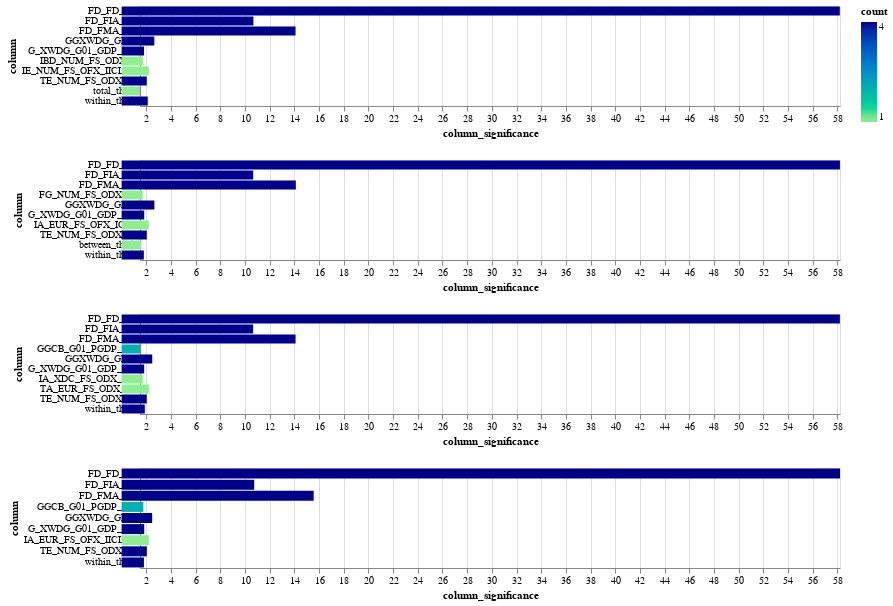

This figure's notebook cell:
### Code cell
alt.vconcat(chart_iterations_dict[1], chart_iterations_dict[2], chart_iterations_dict[3]
            , chart_iterations_dict[4])#.show()

### Figure 1 — Vega-Lite specification as saved in the notebook (floating-point values rounded to 4 significant figures)
{"config": {"view": {"continuousWidth": 400, "continuousHeight": 300}}, "vconcat": [{"data": {"name": "data-291bc43d6c6ec53d1ccf0237c7ca90e9"}, "mark": "bar", "encoding": {"color": {"field": "count", "scale": {"range": ["lightgreen", "darkblue"]}, "type": "quantitative"}, "tooltip": {"field": "column_descr", "type": "ordinal"}, "x": {"field": "column_significance", "scale": {"domain": [1.489, 58.22]}, "type": "quantitative"}, "y": {"field": "column", "type": "ordinal"}}, "height": 100, "width": 700}, {"data": {"name": "data-5caa076e94cac936911c8a6dc247dad3"}, "mark": "bar", "encoding": {"color": {"field": "count", "scale": {"range": ["lightgreen", "darkblue"]}, "type": "quantitative"}, "tooltip": {"field": "column_descr", "type": "ordinal"}, "x": {"field": "column_significance", "scale": {"domain": [1.489, 58.22]}, "type": "quantitative"}, "y": {"field": "column", "type": "ordinal"}}, "height": 100, "width": 700}, {"data": {"name": "data-2bc507ee0008aa6215033de36f40bb60"}, "mark": "bar", "encoding": {"color": {"field": "count", "scale": {"range": ["lightgreen", "darkblue"]}, "type": "quantitative"}, "tooltip": {"field": "column_descr", "type": "ordinal"}, "x": {"field": "column_significance", "scale": {"domain": [1.489, 58.22]}, "type": "quantitative"}, "y": {"field": "column", "type": "ordinal"}}, "height": 100, "width": 700}, {"data": {"name": "data-91d8ea7b17bfa44adea1851a1f42eb5c"}, "mark": "bar", "encoding": {"color": {"field": "count", "scale": {"range": ["lightgreen", "darkblue"]}, "type": "quantitative"}, "tooltip": {"field": "column_descr", "type": "ordinal"}, "x": {"field": "column_significance", "scale": {"domain": [1.489, 58.22]}, "type": "quantitative"}, "y": {"field": "column", "type": "ordinal"}}, "height": 100, "width": 700}], "$schema": "https://vega.github.io/schema/vega-lite/v4.17.0.json", "datasets": {"data-291bc43d6c6ec53d1ccf0237c7ca90e9": [{"filename": null, "train_year": 2020, "first_model_score": 0.9661, "second_model_score": 0.9652, "max_features": "auto", "max_depth": 20, "ccp_alpha": 0.1, "percent_threshold": 0.009, "column": "FD_FD_IX", "column_significance": 58.2, "column_descr": "Financial Development Index", "iteration": 1.0, "count": 4}, {"filename": null, "train_year": 2020, "first_model_score": 0.9661, "second_model_score": 0.9652, "max_features": "auto", "max_depth": 20, "ccp_alpha": 0.1, "percent_threshold": 0.009, "column": "FD_FMA_IX", "column_significance": 14.09, "column_descr": "Financial Markets Access Index", "iteration": 1.0, "count": 4}, {"filename": null, "train_year": 2020, "first_model_score": 0.9661, "second_model_score": 0.9652, "max_features": "auto", "max_depth": 20, "ccp_alpha": 0.1, "percent_threshold": 0.009, "column": "FD_FIA_IX", "column_significance": 10.68, "column_descr": "Financial Institutions Access Index", "iteration": 1.0, "count": 4}, {"filename": null, "train_year": 2020, "first_model_score": 0.9661, "second_model_score": 0.9652, "max_features": "auto", "max_depth": 20, "ccp_alpha": 0.1, "percent_threshold": 0.009, "column": "GGXWDG_GDP", "column_significance": 2.651, "column_descr": "Debt to GDP Ratio", "iteration": 1.0, "count": 4}, {"filename": null, "train_year": 2020, "first_model_score": 0.9661, "second_model_score": 0.9652, "max_features": "auto", "max_depth": 20, "ccp_alpha": 0.1, "percent_threshold": 0.009, "column": "IE_NUM_FS_OFX_IICLIC", "column_significance": 2.203, "column_descr": null, "iteration": 1.0, "count": 1}, {"filename": null, "train_year": 2020, "first_model_score": 0.9661, "second_model_score": 0.9652, "max_features": "auto", "max_depth": 20, "ccp_alpha": 0.1, "percent_threshold": 0.009, "column": "within_theil", "column_significance": 2.119, "column_descr": "Intensive Margin", "iteration": 1.0, "count": 4}, {"filename": null, "train_year": 2020, "first_model_score": 0.9661, "second_model_score": 0.9652, "max_features": "auto", "max_depth": 20, "ccp_alpha": 0.1, "percent_threshold": 0.009, "column": "TE_NUM_FS_ODX_X", "column_significance": 2.036, "column_descr": null, "iteration": 1.0, "count": 4}, {"filename": null, "train_year": 2020, "first_model_score": 0.9661, "second_model_score": 0.9652, "max_features": "auto", "max_depth": 20, "ccp_alpha": 0.1, "percent_threshold": 0.009, "column": "G_XWDG_G01_GDP_PT", "column_significance": 1.82, "column_descr": "Gross debt (% of GDP)", "iteration": 1.0, "count": 4}, {"filename": null, "train_year": 2020, "first_model_score": 0.9661, "second_model_score": 0.9652, "max_features": "auto", "max_depth": 20, "ccp_alpha": 0.1, "percent_threshold": 0.009, "column": "IBD_NUM_FS_ODX_I", "column_significance": 1.72, "column_descr": null, "iteration": 1.0, "count": 1}, {"filename": null, "train_year": 2020, "first_model_score": 0.9661, "second_model_score": 0.9652, "max_features": "auto", "max_depth": 20, "ccp_alpha": 0.1, "percent_threshold": 0.009, "column": "total_theil", "column_significance": 1.489, "column_descr": "Export Diversification Index", "iteration": 1.0, "count": 1}], "data-5caa076e94cac936911c8a6dc247dad3": [{"filename": null, "train_year": 2020, "first_model_score": 0.9864, "second_model_score": 0.9859, "max_features": "auto", "max_depth": 20, "ccp_alpha": 0.1, "percent_threshold": 0.009, "column": "FD_FD_IX", "column_significance": 58.21, "column_descr": "Financial Development Index", "iteration": 2.0, "count": 4}, {"filename": null, "train_year": 2020, "first_model_score": 0.9864, "second_model_score": 0.9859, "max_features": "auto", "max_depth": 20, "ccp_alpha": 0.1, "percent_threshold": 0.009, "column": "FD_FMA_IX", "column_significance": 14.12, "column_descr": "Financial Markets Access Index", "iteration": 2.0, "count": 4}, {"filename": null, "train_year": 2020, "first_model_score": 0.9864, "second_model_score": 0.9859, "max_features": "auto", "max_depth": 20, "ccp_alpha": 0.1, "percent_threshold": 0.009, "column": "FD_FIA_IX", "column_significance": 10.66, "column_descr": "Financial Institutions Access Index", "iteration": 2.0, "count": 4}, {"filename": null, "train_year": 2020, "first_model_score": 0.9864, "second_model_score": 0.9859, "max_features": "auto", "max_depth": 20, "ccp_alpha": 0.1, "percent_threshold": 0.009, "column": "GGXWDG_GDP", "column_significance": 2.655, "column_descr": "Debt to GDP Ratio", "iteration": 2.0, "count": 4}, {"filename": null, "train_year": 2020, "first_model_score": 0.9864, "second_model_score": 0.9859, "max_features": "auto", "max_depth": 20, "ccp_alpha": 0.1, "percent_threshold": 0.009, "column": "IA_EUR_FS_OFX_IOFI", "column_significance": 2.203, "column_descr": null, "iteration": 2.0, "count": 1}, {"filename": null, "train_year": 2020, "first_model_score": 0.9864, "second_model_score": 0.9859, "max_features": "auto", "max_depth": 20, "ccp_alpha": 0.1, "percent_threshold": 0.009, "column": "TE_NUM_FS_ODX_X", "column_significance": 2.036, "column_descr": null, "iteration": 2.0, "count": 4}, {"filename": null, "train_year": 2020, "first_model_score": 0.9864, "second_model_score": 0.9859, "max_features": "auto", "max_depth": 20, "ccp_alpha": 0.1, "percent_threshold": 0.009, "column": "G_XWDG_G01_GDP_PT", "column_significance": 1.833, "column_descr": "Gross debt (% of GDP)", "iteration": 2.0, "count": 4}, {"filename": null, "train_year": 2020, "first_model_score": 0.9864, "second_model_score": 0.9859, "max_features": "auto", "max_depth": 20, "ccp_alpha": 0.1, "percent_threshold": 0.009, "column": "within_theil", "column_significance": 1.801, "column_descr": "Intensive Margin", "iteration": 2.0, "count": 4}, {"filename": null, "train_year": 2020, "first_model_score": 0.9864, "second_model_score": 0.9859, "max_features": "auto", "max_depth": 20, "ccp_alpha": 0.1, "percent_threshold": 0.009, "column": "FG_NUM_FS_ODX_X", "column_significance": 1.719, "column_descr": null, "iteration": 2.0, "count": 1}, {"filename": null, "train_year": 2020, "first_model_score": 0.9864, "second_model_score": 0.9859, "max_features": "auto", "max_depth": 20, "ccp_alpha": 0.1, "percent_threshold": 0.009, "column": "between_theil", "column_significance": 1.593, "column_descr": "Extensive Margin", "iteration": 2.0, "count": 1}], "data-2bc507ee0008aa6215033de36f40bb60": [{"filename": null, "train_year": 2020, "first_model_score": 0.9862, "second_model_score": 0.986, "max_features": "auto", "max_depth": 20, "ccp_alpha": 0.1, "percent_threshold": 0.009, "column": "FD_FD_IX", "column_significance": 58.21, "column_descr": "Financial Development Index", "iteration": 3.0, "count": 4}, {"filename": null, "train_year": 2020, "first_model_score": 0.9862, "second_model_score": 0.986, "max_features": "auto", "max_depth": 20, "ccp_alpha": 0.1, "percent_threshold": 0.009, "column": "FD_FMA_IX", "column_significance": 14.1, "column_descr": "Financial Markets Access Index", "iteration": 3.0, "count": 4}, {"filename": null, "train_year": 2020, "first_model_score": 0.9862, "second_model_score": 0.986, "max_features": "auto", "max_depth": 20, "ccp_alpha": 0.1, "percent_threshold": 0.009, "column": "FD_FIA_IX", "column_significance": 10.66, "column_descr": "Financial Institutions Access Index", "iteration": 3.0, "count": 4}, {"filename": null, "train_year": 2020, "first_model_score": 0.9862, "second_model_score": 0.986, "max_features": "auto", "max_depth": 20, "ccp_alpha": 0.1, "percent_threshold": 0.009, "column": "GGXWDG_GDP", "column_significance": 2.484, "column_descr": "Debt to GDP Ratio", "iteration": 3.0, "count": 4}, {"filename": null, "train_year": 2020, "first_model_score": 0.9862, "second_model_score": 0.986, "max_features": "auto", "max_depth": 20, "ccp_alpha": 0.1, "percent_threshold": 0.009, "column": "TA_EUR_FS_ODX_IP", "column_significance": 2.203, "column_descr": null, "iteration": 3.0, "count": 1}, {"filename": null, "train_year": 2020, "first_model_score": 0.9862, "second_model_score": 0.986, "max_features": "auto", "max_depth": 20, "ccp_alpha": 0.1, "percent_threshold": 0.009, "column": "TE_NUM_FS_ODX_X", "column_significance": 2.036, "column_descr": null, "iteration": 3.0, "count": 4}, {"filename": null, "train_year": 2020, "first_model_score": 0.9862, "second_model_score": 0.986, "max_features": "auto", "max_depth": 20, "ccp_alpha": 0.1, "percent_threshold": 0.009, "column": "within_theil", "column_significance": 1.881, "column_descr": "Intensive Margin", "iteration": 3.0, "count": 4}, {"filename": null, "train_year": 2020, "first_model_score": 0.9862, "second_model_score": 0.986, "max_features": "auto", "max_depth": 20, "ccp_alpha": 0.1, "percent_threshold": 0.009, "column": "G_XWDG_G01_GDP_PT", "column_significance": 1.829, "column_descr": "Gross debt (% of GDP)", "iteration": 3.0, "count": 4}, {"filename": null, "train_year": 2020, "first_model_score": 0.9862, "second_model_score": 0.986, "max_features": "auto", "max_depth": 20, "ccp_alpha": 0.1, "percent_threshold": 0.009, "column": "IA_XDC_FS_ODX_IPI", "column_significance": 1.719, "column_descr": null, "iteration": 3.0, "count": 1}, {"filename": null, "train_year": 2020, "first_model_score": 0.9862, "second_model_score": 0.986, "max_features": "auto", "max_depth": 20, "ccp_alpha": 0.1, "percent_threshold": 0.009, "column": "GGCB_G01_PGDP_PT", "column_significance": 1.52, "column_descr": "Cyclically adjusted balance (% of potential GDP)", "iteration": 3.0, "count": 2}], "data-91d8ea7b17bfa44adea1851a1f42eb5c": [{"filename": null, "train_year": 2020, "first_model_score": 0.9857, "second_model_score": 0.985, "max_features": "auto", "max_depth": 20, "ccp_alpha": 0.1, "percent_threshold": 0.009, "column": "FD_FD_IX", "column_significance": 58.22, "column_descr": "Financial Development Index", "iteration": 4.0, "count": 4}, {"filename": null, "train_year": 2020, "first_model_score": 0.9857, "second_model_score": 0.985, "max_features": "auto", "max_depth": 20, "ccp_alpha": 0.1, "percent_threshold": 0.009, "column": "FD_FMA_IX", "column_significance": 15.56, "column_descr": "Financial Markets Access Index", "iteration": 4.0, "count": 4}, {"filename": null, "train_year": 2020, "first_model_score": 0.9857, "second_model_score": 0.985, "max_features": "auto", "max_depth": 20, "ccp_alpha": 0.1, "percent_threshold": 0.009, "column": "FD_FIA_IX", "column_significance": 10.75, "column_descr": "Financial Institutions Access Index", "iteration": 4.0, "count": 4}, {"filename": null, "train_year": 2020, "first_model_score": 0.9857, "second_model_score": 0.985, "max_features": "auto", "max_depth": 20, "ccp_alpha": 0.1, "percent_threshold": 0.009, "column": "GGXWDG_GDP", "column_significance": 2.474, "column_descr": "Debt to GDP Ratio", "iteration": 4.0, "count": 4}, {"filename": null, "train_year": 2020, "first_model_score": 0.9857, "second_model_score": 0.985, "max_features": "auto", "max_depth": 20, "ccp_alpha": 0.1, "percent_threshold": 0.009, "column": "IA_EUR_FS_OFX_IICLIC", "column_significance": 2.203, "column_descr": null, "iteration": 4.0, "count": 1}, {"filename": null, "train_year": 2020, "first_model_score": 0.9857, "second_model_score": 0.985, "max_features": "auto", "max_depth": 20, "ccp_alpha": 0.1, "percent_threshold": 0.009, "column": "TE_NUM_FS_ODX_X", "column_significance": 2.042, "column_descr": null, "iteration": 4.0, "count": 4}, {"filename": null, "train_year": 2020, "first_model_score": 0.9857, "second_model_score": 0.985, "max_features": "auto", "max_depth": 20, "ccp_alpha": 0.1, "percent_threshold": 0.009, "column": "G_XWDG_G01_GDP_PT", "column_significance": 1.833, "column_descr": "Gross debt (% of GDP)", "iteration": 4.0, "count": 4}, {"filename": null, "train_year": 2020, "first_model_score": 0.9857, "second_model_score": 0.985, "max_features": "auto", "max_depth": 20, "ccp_alpha": 0.1, "percent_threshold": 0.009, "column": "within_theil", "column_significance": 1.808, "column_descr": "Intensive Margin", "iteration": 4.0, "count": 4}, {"filename": null, "train_year": 2020, "first_model_score": 0.9857, "second_model_score": 0.985, "max_features": "auto", "max_depth": 20, "ccp_alpha": 0.1, "percent_threshold": 0.009, "column": "GGCB_G01_PGDP_PT", "column_significance": 1.759, "column_descr": "Cyclically adjusted balance (% of potential GDP)", "iteration": 4.0, "count": 2}]}}
